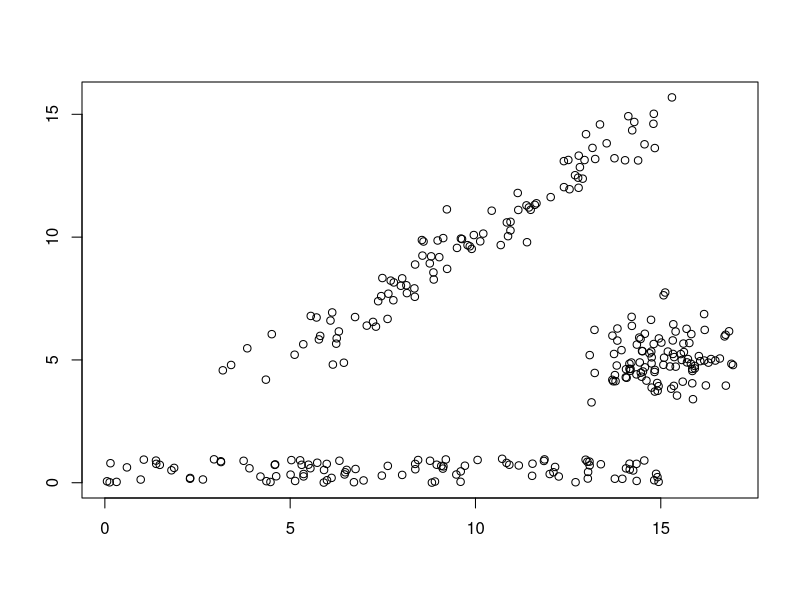
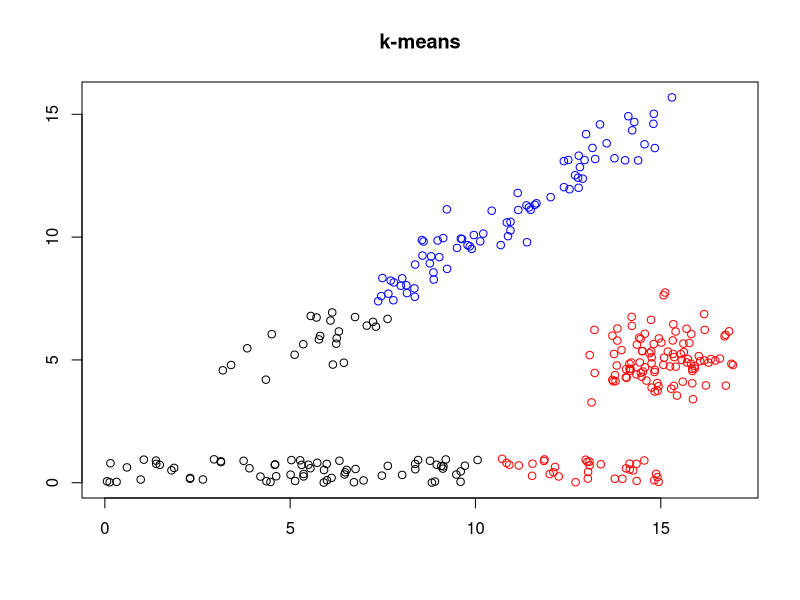
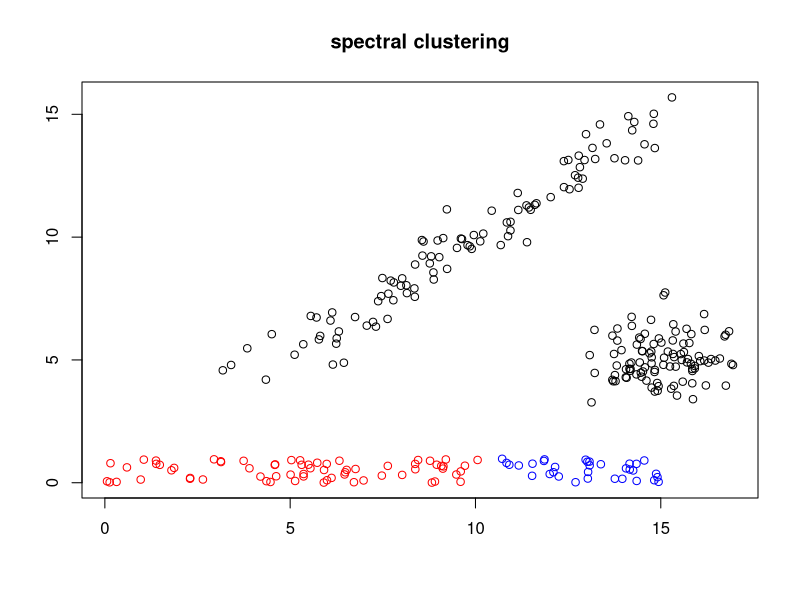
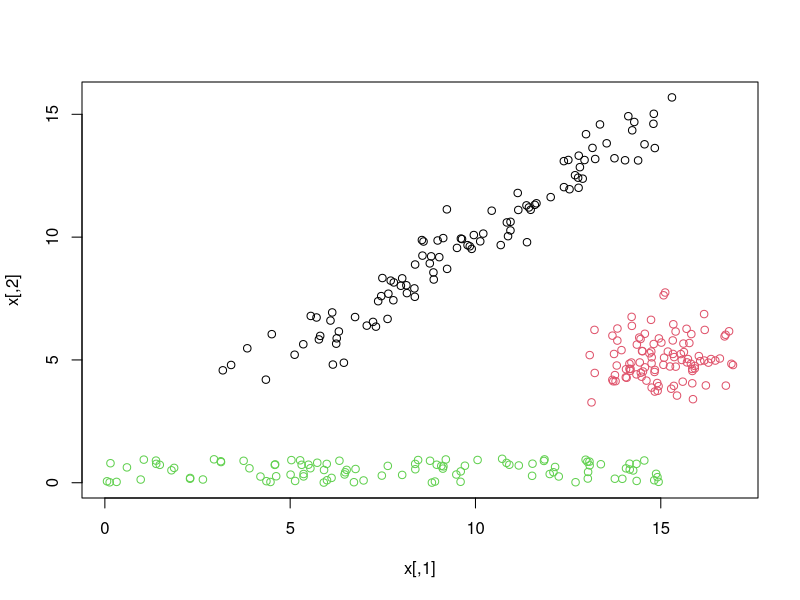

Write R code to recreate these figures, in order.
rm(list=ls(all=TRUE))

group.one = cbind(runif(100,0,15),
                  runif(100,0,1))
group.two = cbind(rnorm(100,15,1),
                  rnorm(100,5,1))
uniform.pts = runif(100,4,15)
group.three = cbind(uniform.pts+
                      rnorm(100,0,.5),
                    uniform.pts+
                      rnorm(100,0,.5))
x = rbind(group.one,group.two,group.three)

plot(x, xlab="",ylab="")

km = kmeans(x, centers=3,
            iter.max=20)

plot(x,xlab="",ylab="",
     col=c("red","black","blue")[km$cluster],
     main="k-means")

distances = as.matrix(dist(x))
W = exp(-distances^2)  # adjacency matrix
head(W,10)
G = diag(rowSums(W))  # degree matrix
L = G - W   # Laplacian matrix
eig = eigen(L)
eig
eigvecmat = eig$vectors
eig$vectors[,300] 
# use the k-means algorithm on the eigenvalues corresponding to the k smallest eigenvectors.
# using connectivity strength, take last two eigen vectors to be considered (last two vectors) or 
# as per algebraic connectivity, take two eigen vectors from last but one ( last 2nd and 3rd vectors)
# these will explain maximum variance 


km2 = kmeans(eig$vectors[,298:299],
             centers=3,
             iter.max=20)

plot(x,xlab="",ylab="",
     col=c("red","black","blue","green")[km2$cluster],
     main="spectral clustering")


###############################################
require(kernlab)
specclu = specc(x, kernel = "laplacedot",centers=3)
plot(x, col=specclu)
